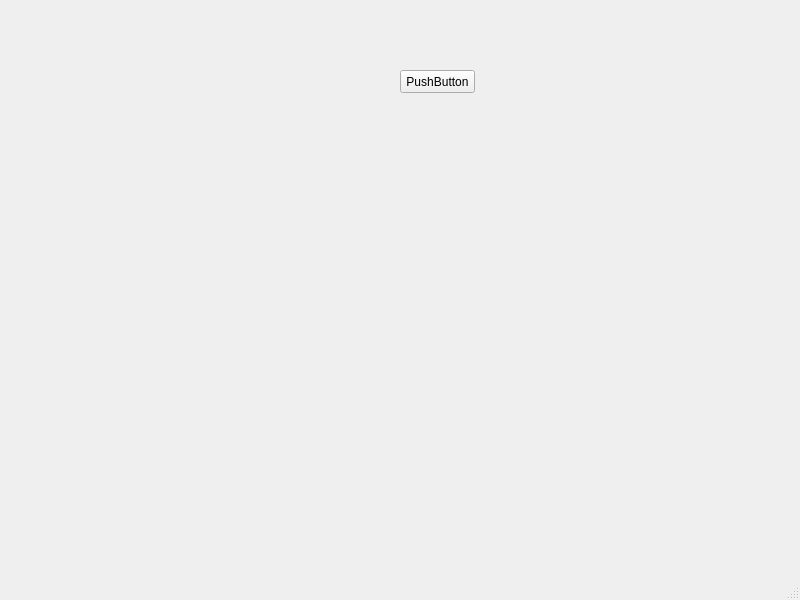
<?xml version="1.0" encoding="UTF-8"?>
<ui version="4.0">
 <class>MainWindow</class>
 <widget class="QMainWindow" name="MainWindow">
  <property name="geometry">
   <rect>
    <x>0</x>
    <y>0</y>
    <width>800</width>
    <height>600</height>
   </rect>
  </property>
  <property name="windowTitle">
   <string>MainWindow</string>
  </property>
  <widget class="QWidget" name="centralwidget">
   <widget class="QPushButton" name="pushButton">
    <property name="geometry">
     <rect>
      <x>400</x>
      <y>70</y>
      <width>75</width>
      <height>23</height>
     </rect>
    </property>
    <property name="text">
     <string>PushButton</string>
    </property>
   </widget>
  </widget>
  <widget class="QMenuBar" name="menubar">
   <property name="geometry">
    <rect>
     <x>0</x>
     <y>0</y>
     <width>800</width>
     <height>23</height>
    </rect>
   </property>
  </widget>
  <widget class="QStatusBar" name="statusbar"/>
 </widget>
 <resources/>
 <connections/>
</ui>
